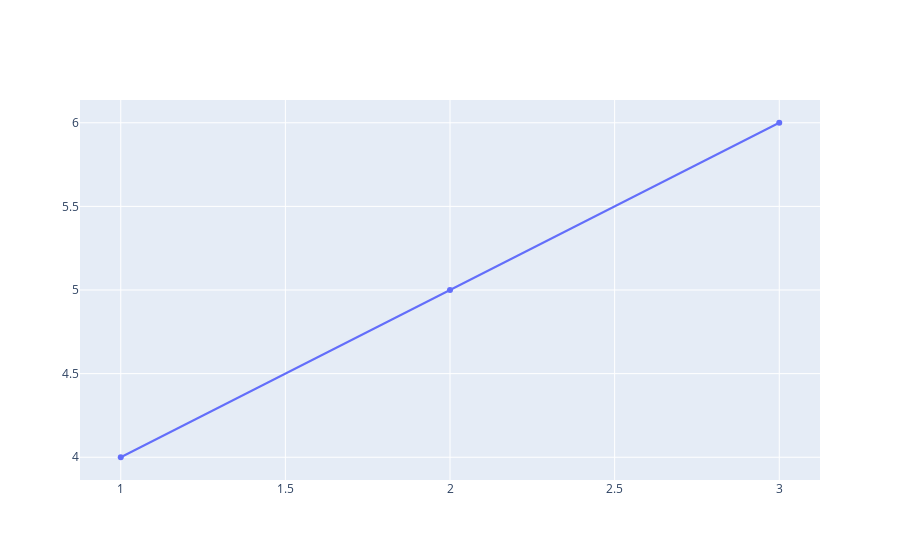

The notebook cell saved with this chart:
### Code cell
import plotly.offline as pyo
import plotly.graph_objs as go

pyo.init_notebook_mode(connected=True)

trace = go.Scatter(x=[1, 2, 3], y=[4, 5, 6])
data = [trace]
pyo.iplot(data)

### Figure 1 — Plotly figure (JSON) as saved in the notebook; plotly's stock layout.template omitted (floating-point values rounded to 4 significant figures)
{"data": [{"type": "scatter", "x": [1, 2, 3], "y": [4, 5, 6]}], "layout": {}}
